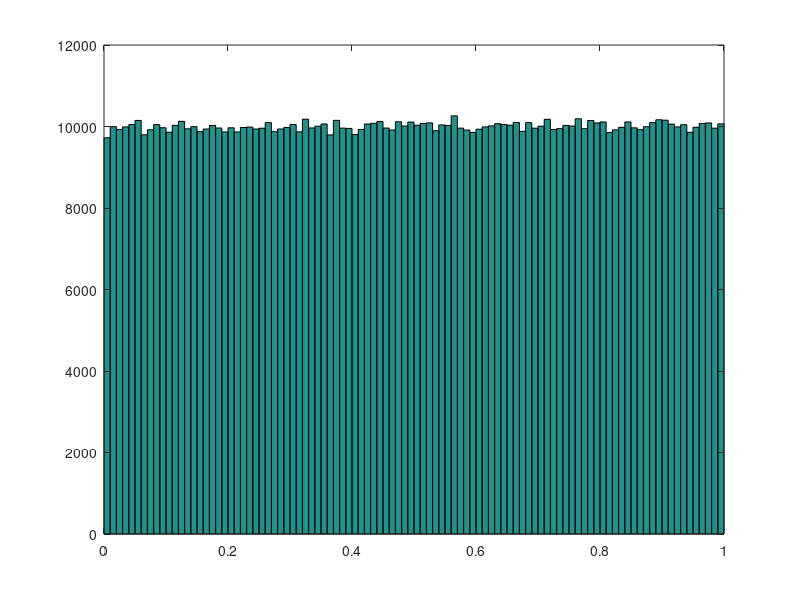
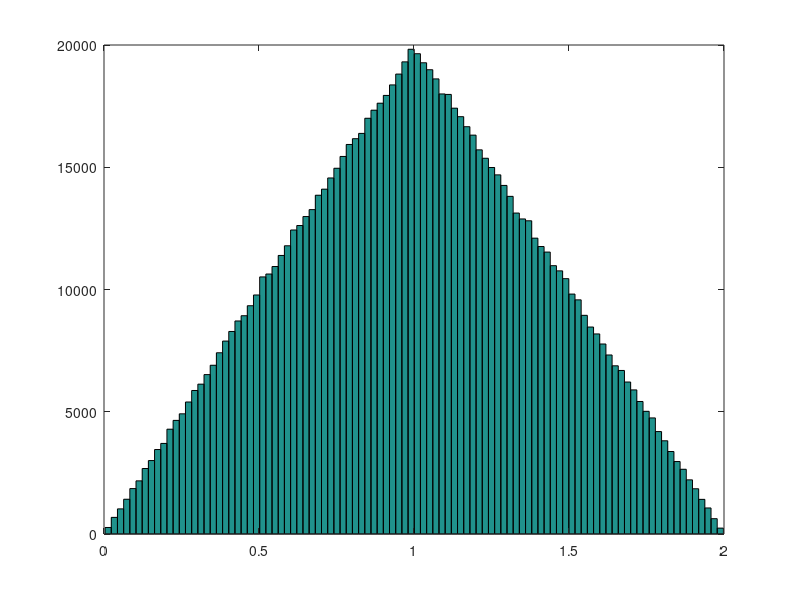
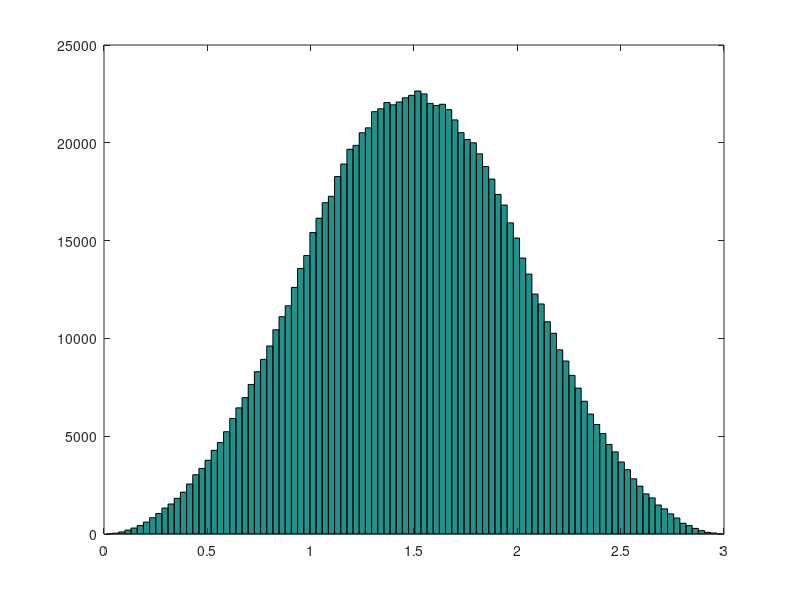
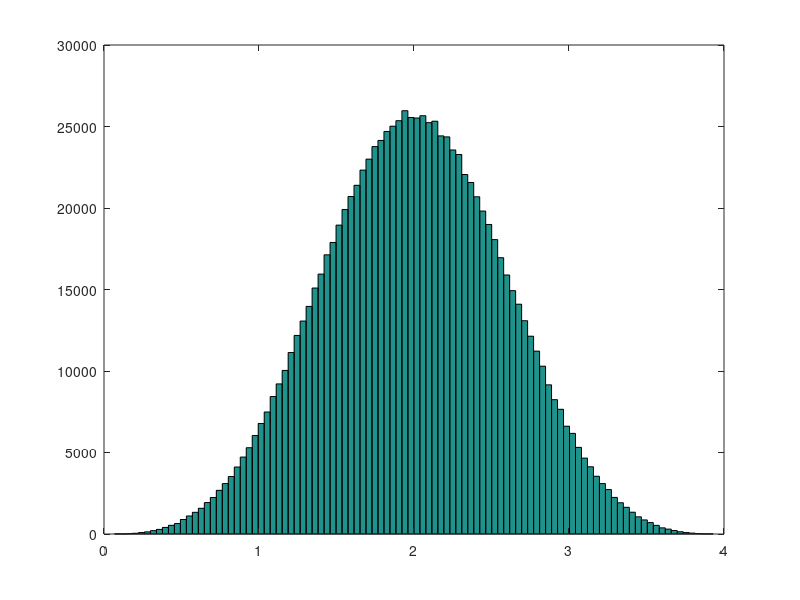

These charts were generated, in order, by the following MATLAB code:
%demonstration for convergence in characteristic function of a large sum to normal
%distribution (Central limit theorem)
clear all;

%number of retrials
N=6;

%number of samples
n=1000000;

%number of bins for the histogram
bins=100;


%choose a distribution
M=unifrnd(0,1,n,N);

for i=1:N
    figure
    hist(sum(M(:,1:i),2),bins)
end
figure
hist(normrnd(0.5*N,1/3*sqrt(N),n,1),bins)
